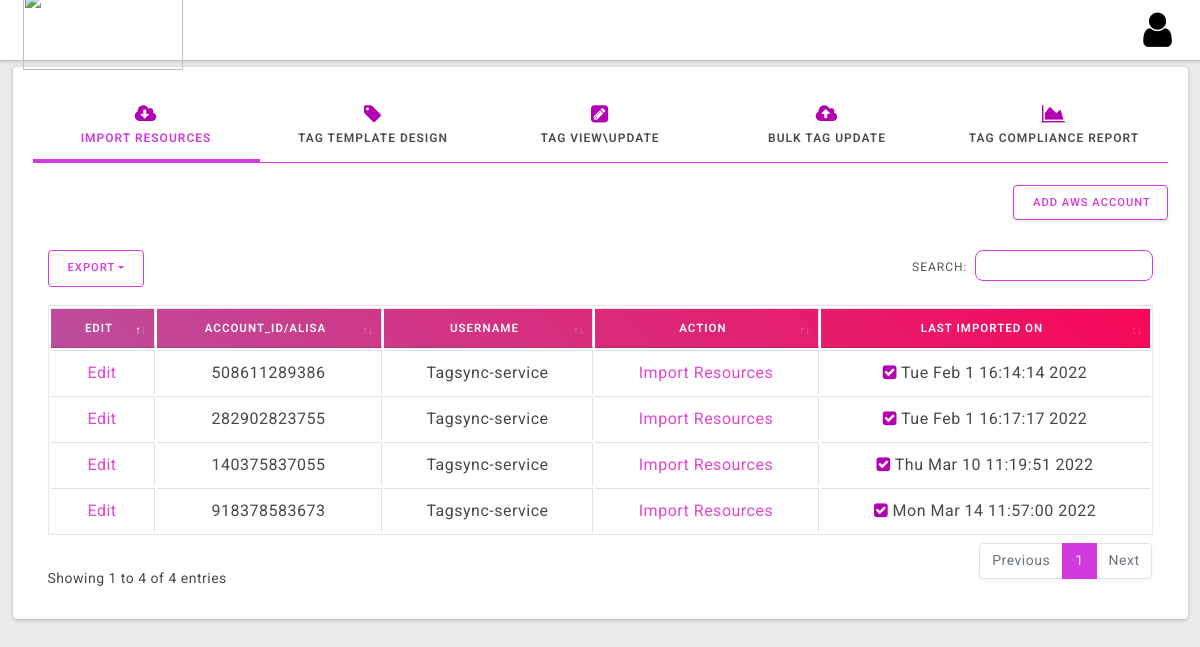
The app's page /TagSync_home.php with its own data.
### tables this page shows
CREATE TABLE `aws_account_details` (
  `id` int NOT NULL AUTO_INCREMENT,
  `account_id` varchar(256) NOT NULL,
  `username` varchar(256) NOT NULL,
  `password` varchar(256) NOT NULL,
  `secret_key` varchar(256) NOT NULL,
  `access_key` varchar(256) NOT NULL,
  `imported_timestamp` varchar(255) NOT NULL,
  PRIMARY KEY (`id`)
);

### TagSync_home.php (shortened to what this page needs)
<html lang="en">
<head>
    <link href="assets/plugins/dropzone/css/dropzone.css" rel="stylesheet" type="text/css">
    <link href="assets/plugins/bootstrap-datatable/css/dataTables.bootstrap4.min.css" rel="stylesheet" type="text/css">
    <link href="assets/plugins/bootstrap-datatable/css/buttons.bootstrap4.min.css" rel="stylesheet" type="text/css">
    <link href="assets/plugins/morris/css/morris.css" rel="stylesheet">
    <link href="assets/plugins/vectormap/jquery-jvectormap-2.0.2.css" rel="stylesheet"/>
    <link href="assets/plugins/simplebar/css/simplebar.css" rel="stylesheet"/>
    <link href="assets/css/bootstrap.min.css" rel="stylesheet"/>
    <link href="assets/css/animate.css" rel="stylesheet" type="text/css"/>
    <link href="assets/css/icons.css" rel="stylesheet" type="text/css"/>
    <link href="assets/css/sidebar-menu.css" rel="stylesheet"/>
    <link href="assets/css/app-style.css" rel="stylesheet"/>
</head>
<body>
    ﻿<?php
    include 'topbar.php';
    include 'tagsync_navbar.php';
    ?>
</body>
</html>

### topbar.php (shortened to what this page needs)
<div class="col-lg-12">
<header class="topbar-nav">
    <nav class="navbar navbar-expand fixed-top">
        <ul class="navbar-nav mr-auto align-items-center">
            <li class="nav-item">
                <a class="nav-link" href="javascript:void();">
                   <img src="assets/images/logo.png" style="height:80px;width:160px">
                 </a>
            </li>
        </ul>
        <ul class="navbar-nav align-items-center right-nav-link">
            <li class="nav-item">
                <a class="nav-link dropdown-toggle dropdown-toggle-nocaret" data-toggle="dropdown" href="#">
                    <span><i class="fa fa-user fa-2x"></i></span>
                </a>
            </li>
        </ul>
    </nav>
</header>
</div>

### tagsync_navbar.php (shortened to what this page needs)
<div style="height:45px"></div>
<div class="container-fluid">
    <div class="row">
        <div class="col-lg-12" >
            <div class="card">
                <div class="card-body">
                    <ul class="nav nav-tabs nav-tabs-secondary nav-justified top-icon" id="myTab">
                        <li class="nav-item">
                            <a class="nav-link active " data-toggle="tab" href="#tabe-17"><i class="fa fa-cloud-download" style='color:#b300b3'></i> <span class="hidden-xs">Import Resources</span></a>
                        </li>
                        <li class="nav-item">
                            <a class="nav-link" data-toggle="tab" href="#tabe-18"><i class="fa fa-tag" style='color:#b300b3'></i> <span class="hidden-xs">Tag Template Design</span></a>
                        </li>
                        <li class="nav-item">
                            <a class="nav-link" data-toggle="tab" href="#tabe-19"><i class="fa fa-pencil-square" style='color:#b300b3'></i> <span class="hidden-xs">Tag View\Update</span></a>
                        </li>
                        <li class="nav-item">
                            <a class="nav-link" data-toggle="tab" href="#tabe-20"><i class="fa fa-cloud-upload" style='color:#b300b3'></i> <span class="hidden-xs"> Bulk Tag Update</span></a>
                        </li>
                        <li class="nav-item">
                            <a class="nav-link" data-toggle="tab" href="#tabe-21"><i class="fa fa-area-chart" style='color:#b300b3'></i> <span class="hidden-xs">Tag Compliance Report</span></a>
                        </li>
                    </ul>
                    <br>
                    <div class="tab-content">
                        <div id="tabe-17" class="tab-pane active">
                            <p>
                                <?php
                                include 'tagsync_import_instances.php';
                                ?>
                            </p>
                        </div>
                    </div>
                </div >
            </div>
        </div>
    </div>
</div>

### tagsync_import_instances.php (shortened to what this page needs)
  <div >
   <button class="btn btn-outline-secondary waves-effect waves-light pull-right" data-toggle="modal" data-target="#add_aws_account_modal" style="height: 35px;width: 155px; margin-top: -25px;">Add AWS account</button>
   <div style="height:40px"></div>
  <div class="table-responsive">
   <table  id="subscription_details_table" class="table table-bordered" >
    <thead>
      <tr class=gradient-shifter style='text-align:center;vertical-align:middle;color:white; ' >
        <th>Edit</th>
        <th >Account_id/alisa</th>
        <th >Username</th>
        <th>Action</th>
        <th>Last Imported on</th>
      </tr>
    </thead>
    <tbody>
      <?php
      include 'database.php';
      $sql = "select id,account_id,username,imported_timestamp,secret_key from aws_account_details;";
      $result = $db->query($sql);
      if ($result->num_rows > 0) {
        while ($row = $result->fetch_assoc()) {
          $account_id_db =$row['account_id'];
          $username=$row['username'];
          $last_imported_on=$row['imported_timestamp'];
          $secret_key=$row['secret_key'];
          if(is_null($last_imported_on) || strlen(trim($last_imported_on))<=0){
            $last_imported_on=$row['imported_timestamp'];
          }
          else{
            $last_imported_on = "<i class='fa fa-check-square' style='color:#b300b3'></i>   ";
            $last_imported_on .=$row['imported_timestamp'];
          }
          echo "<tr style='text-align:center;vertical-align:middle'><td><a href=# onclick='edit_subscription_id(\"".$secret_key."\")' style='color:#e346d1'>Edit</a></td><td>$account_id_db</td><td>$username</td><td><a href=# onclick='import_resource_data(\"".$account_id_db."\")' style='color:#e346d1'>Import Resources </a><div class='import_status ' name ='".$account_id_db."' id='".$account_id_db."'  hidden style='text-align:right;'>  <img src='assets/images/ajax-loader.gif'></img>
          Importing....</div></td><td>".$last_imported_on."</td></tr>\n";
         }
      } else {
        echo "0 results";
      }
      ?>
    </tbody>
  </table>
</div>
</div>

### records on screen
aws_account_details: account "508611289386", username "Tagsync-service", imported_timestamp "Tue Feb 1 16:14:14 2022"
aws_account_details: account "282902823755", username "Tagsync-service", imported_timestamp "Tue Feb 1 16:17:17 2022"
aws_account_details: account "140375837055", username "Tagsync-service", imported_timestamp "Thu Mar 10 11:19:51 2022"
aws_account_details: account "918378583673", username "Tagsync-service", imported_timestamp "Mon Mar 14 11:57:00 2022"
